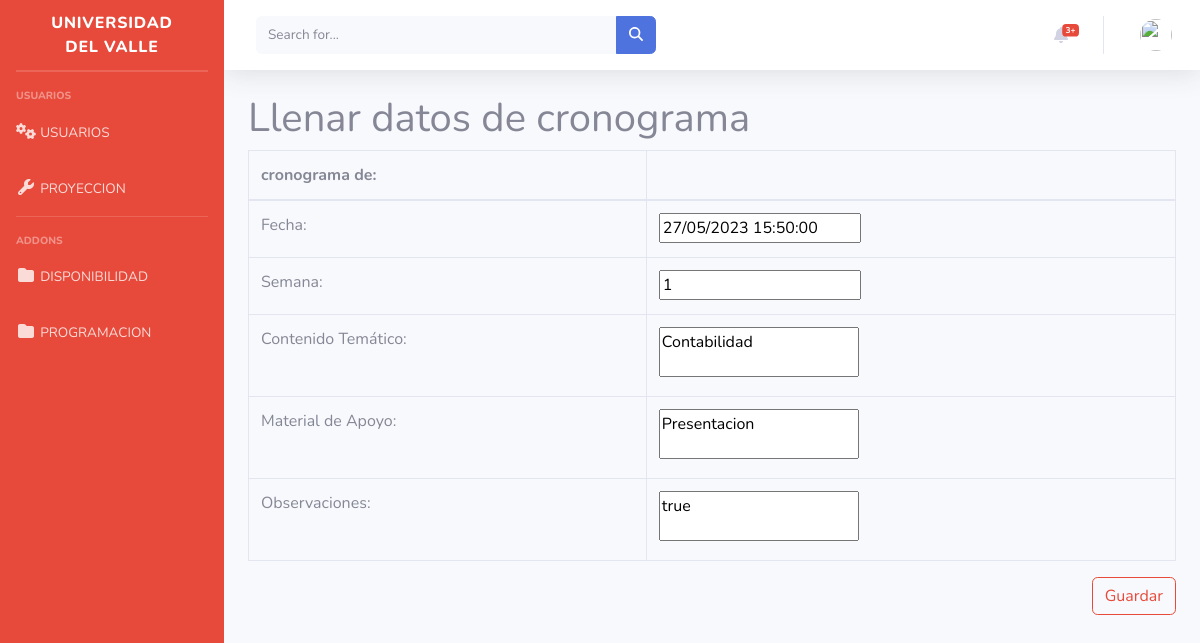
Screenshot of /inicio/cronograma/editar/5/ with the database file from the repository.
### inicio/models.py (models this page shows, shortened)
class Cronograma(models.Model):
    id = models.AutoField(primary_key=True)  # Campo de ID autoincremental
    id_usuarios = models.ForeignKey(User, on_delete=models.CASCADE)
    semana = models.IntegerField()
    fecha =  models.DateTimeField(auto_now_add=True)
    contenido_tematico = models.TextField()
    material_apoyo = models.TextField()
    observaciones = models.TextField()
    chequeo = models.BooleanField(default=False)

### inicio/views.py (the view)
# urls.py: path('cronograma/editar/<int:cronograma_id>/', views.editar_cronograma, name='editar_cronograma'),
def editar_cronograma(request, cronograma_id):
    cronograma = get_object_or_404(Cronograma, pk=cronograma_id)
    if request.method == 'POST':
        form = EditCronogramaForm(request.POST)
        if form.is_valid():
            cronograma.semana = form.cleaned_data['semana']
            cronograma.fecha = form.cleaned_data['fecha']
            cronograma.contenido_tematico = form.cleaned_data['contenido_tematico']
            cronograma.material_apoyo = form.cleaned_data['material_apoyo']
            cronograma.observaciones = form.cleaned_data['observaciones']
            cronograma.chequeo = form.cleaned_data['chequeo']
            cronograma.save()
            return redirect('/inicio/cronograma')
    else:
        form = EditCronogramaForm(initial={
            'semana': cronograma.semana,
            'fecha': cronograma.fecha,
            'contenido_tematico': cronograma.contenido_tematico,
            'material_apoyo': cronograma.material_apoyo,
            'observaciones': cronograma.observaciones,
            'chequeo': cronograma.chequeo
        })
    context = {
        'form': form
    }
    return render(request, 'editarCronograma.html', context)

### inicio/forms.py
class EditCronogramaForm(forms.Form):
    semana = forms.IntegerField()
    fecha = forms.DateTimeField()
    contenido_tematico = forms.CharField(widget=forms.Textarea)
    material_apoyo = forms.CharField(widget=forms.Textarea)
    observaciones = forms.CharField(widget=forms.Textarea)
    chequeo = forms.BooleanField(required=False)
    def __init__(self, *args, **kwargs):
        initial = kwargs.get('initial', {})
        instance = kwargs.get('instance')
        if instance:
            initial['chequeo'] = instance.chequeo
        kwargs['initial'] = initial
        super().__init__(*args, **kwargs)

### inicio/templates/editarCronograma.html (shortened to what this page needs)
{% extends "base.html" %}
{% block content %}
  <h1>Llenar datos de cronograma</h1>
  <form method="post">
    <table class="table table-bordered" id="dataTable" width="100%" cellspacing="0">
        <thead>
            <tr>
              <th>cronograma de:</th>
              <th>{{ user.first_name }} {{ user.last_name }}</th>
            </tr>
          </thead>
      <tbody>
        <tr>
          <td><label for="{{ form.fecha.id_for_label }}">Fecha:</label></td>
          <td>{{ form.fecha }}</td>
        </tr>
        <tr>
          <td><label for="{{ form.semana.id_for_label }}">Semana:</label></td>
          <td>{{ form.semana }}</td>
        </tr>
        <tr>
          <td><label for="{{ form.contenido_tematico.id_for_label }}">Contenido Temático:</label></td>
          <td colspan="3">{{ form.contenido_tematico }}</td>
        </tr>
        <tr>
          <td><label for="{{ form.material_apoyo.id_for_label }}">Material de Apoyo:</label></td>
          <td colspan="3">{{ form.material_apoyo }}</td>
        </tr>
        <tr>
          <td><label for="{{ form.observaciones.id_for_label }}">Observaciones:</label></td>
          <td colspan="3">{{ form.observaciones }}</td>
        </tr>
      </tbody>
    </table>
    <button type="submit" class="btn btn-outline-danger float-right">Guardar</button>
  </form>
{% endblock %}

### inicio/templates/editarCronograma.html (style rules this page uses)
textarea { resize: none; height: 50px; width: 200px; }

### rows the page displays
Cronograma: fecha "27/05/2023 15:50:00", semana "1", contenido_tematico "Contabilidad", material_apoyo "Presentacion", observaciones "true"
